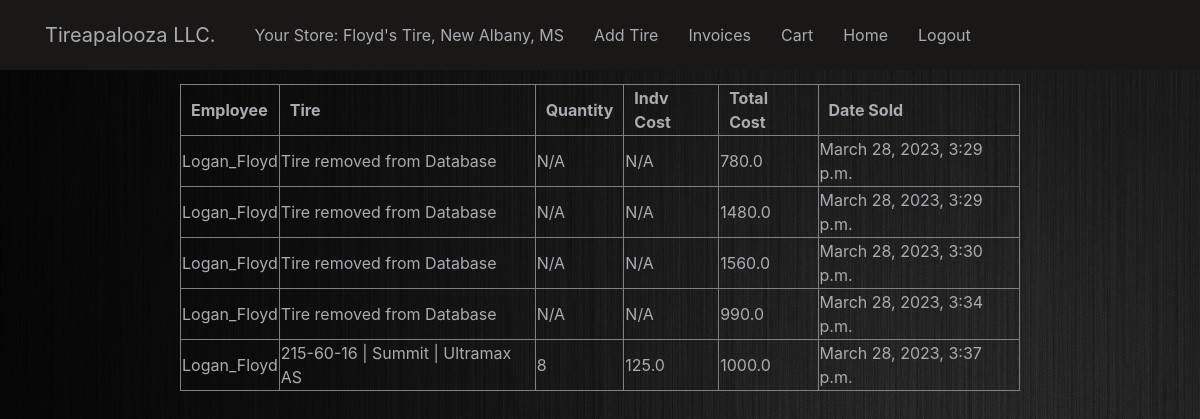
The app's page /view_outvoices/ (signed in), older data.
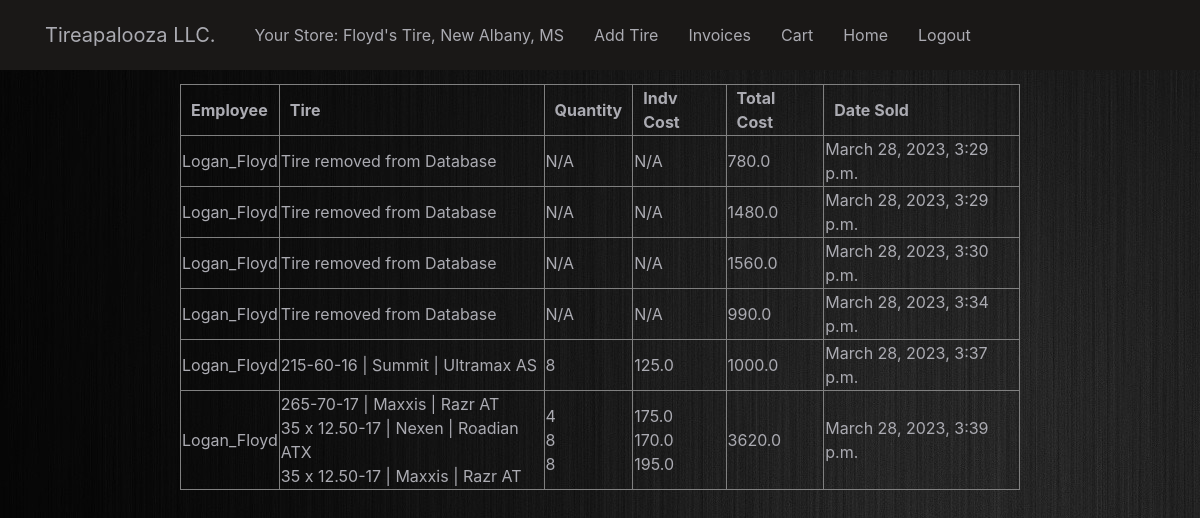
The same page, newer data.
### app/models.py (models this page shows, shortened)
class Outvoice(models.Model):
    user = models.CharField(max_length=200)
    total_cost = models.FloatField(null=True)
    tires = models.ManyToManyField(Tire, related_name="outvoices")
    date_ordered = models.DateTimeField(auto_now_add=True, null=True)
    store = models.ForeignKey(
        Store, related_name="outvoices", on_delete=models.CASCADE, null=True
    )
    is_finalized = models.BooleanField(default=False)

class Tire(models.Model):
    PATTERNS = (
        ("Street Tread", "Street Tread"),
        ("All-Terrain", "All-Terrain"),
        ("Mud Terrain", "Mud-Terrain"),
    )
    CONDITIONS = (
        (1, "Heavily Used"),
        (2, "Used"),
        (3, "Good"),
        (4, "New"),
    )
    brand = models.CharField(max_length=200, null=True)
    line = models.CharField(max_length=200, null=True)
    size = models.CharField(max_length=200, null=True)
    mileage_rating = models.CharField(max_length=40, null=True)
    base_price = models.FloatField(null=True)
    tread_pattern = models.CharField(max_length=200, null=True, choices=PATTERNS)
    condition = models.IntegerField(null=True, choices=CONDITIONS)
    adjusted_price = models.FloatField(null=True, blank=True, default=None)
    quantity = models.IntegerField(default=0)
    store = models.ForeignKey(
        Store, on_delete=models.CASCADE, related_name="inventory", null=True, blank=True
    )
    order_qty = models.IntegerField(null=True)
    def __str__(self):
        return f"{self.size} | {self.brand} | {self.line}"

class OrderQuantity(models.Model):
    tire = models.ForeignKey(Tire, on_delete=models.CASCADE, null=True, blank=True)
    num_of_tires = models.IntegerField(null=True)
    outvoice = models.ForeignKey(
        Outvoice,
        related_name="order_quantity",
        on_delete=models.CASCADE,
        null=True,
        blank=True,
    )

### app/decorators.py (the view)
        def wrapper_func(request, *args, **kwargs):
            group = "None"
            if request.user.groups.exists():
                group = request.user.groups.all()[0].name
            if group in allowed_roles:
                return view_func(request, *args, **kwargs)
            else:
                return redirect("logout")

### app/models.py (called while the page is built)
    def __str__(self):
        return self.store_name + ", " + self.location

### app/views.py (called while the page is built)
@login_required(login_url="login")
@allowed_users(allowed_roles="staff")
def view_outvoices(request):
    outvoices = Outvoice.objects.filter(store=request.user.profile.store)
    context = {"outvoices": outvoices}
    return render(request, "view_outvoices.html", context)

### app/templates/view_outvoices.html (shortened to what this page needs)
{% extends 'home.html' %} {% block content %}
<table border="1" frame="1" rules="columns">
  <tr>
    <th>Employee</th>
    <th>Tire</th>
    <th>Quantity</th>
    <th>Indv Cost</th>
    <th>Total Cost</th>
    <th>Date Sold</th>
  </tr>
  {%for outvoice in outvoices%}
  <tr>
    {% if outvoice.is_finalized and outvoice.tires is not None %}
    <td>{{outvoice.user}}</td>
    <td>
      {%for tire in outvoice.tires.all%} {{tire}} <br />
      {%empty%} Tire removed from Database {%endfor%}
    </td>
    <td>
      {%for order in outvoice.order_quantity.all%} {{order.num_of_tires}}<br />
      {%empty%} N/A {%endfor%}
    </td>
    <td>
      {%for tire in outvoice.tires.all%} {{tire.base_price}} <br />
      {%empty%} N/A {%endfor%}
    </td>
    <td>{{outvoice.total_cost}}</td>
    <td>{{outvoice.date_ordered}}</td>
  </tr>
  {% endif %} {%endfor%} {%endblock content%}

Row changes from the older to the newer data that the page shows:
now on this page (row edited): Outvoice: user "Logan_Floyd", total_cost "3620.0", date_ordered "March 28, 2023, 3:39 p.m."
now on this page (row edited): Tire: size+brand+line "265-70-17 | Maxxis | Razr AT", base_price "175.0"
now on this page (row edited): Tire: size+brand+line "35 x 12.50-17 | Nexen | Roadian ATX", base_price "170.0"
added Tire: size+brand+line "35 x 12.50-17 | Maxxis | Razr AT", base_price "195.0"
added OrderQuantity: num_of_tires "4", shown under "Logan_Floyd"
added OrderQuantity: num_of_tires "8", shown under "Logan_Floyd"
added OrderQuantity: num_of_tires "8", shown under "Logan_Floyd"
